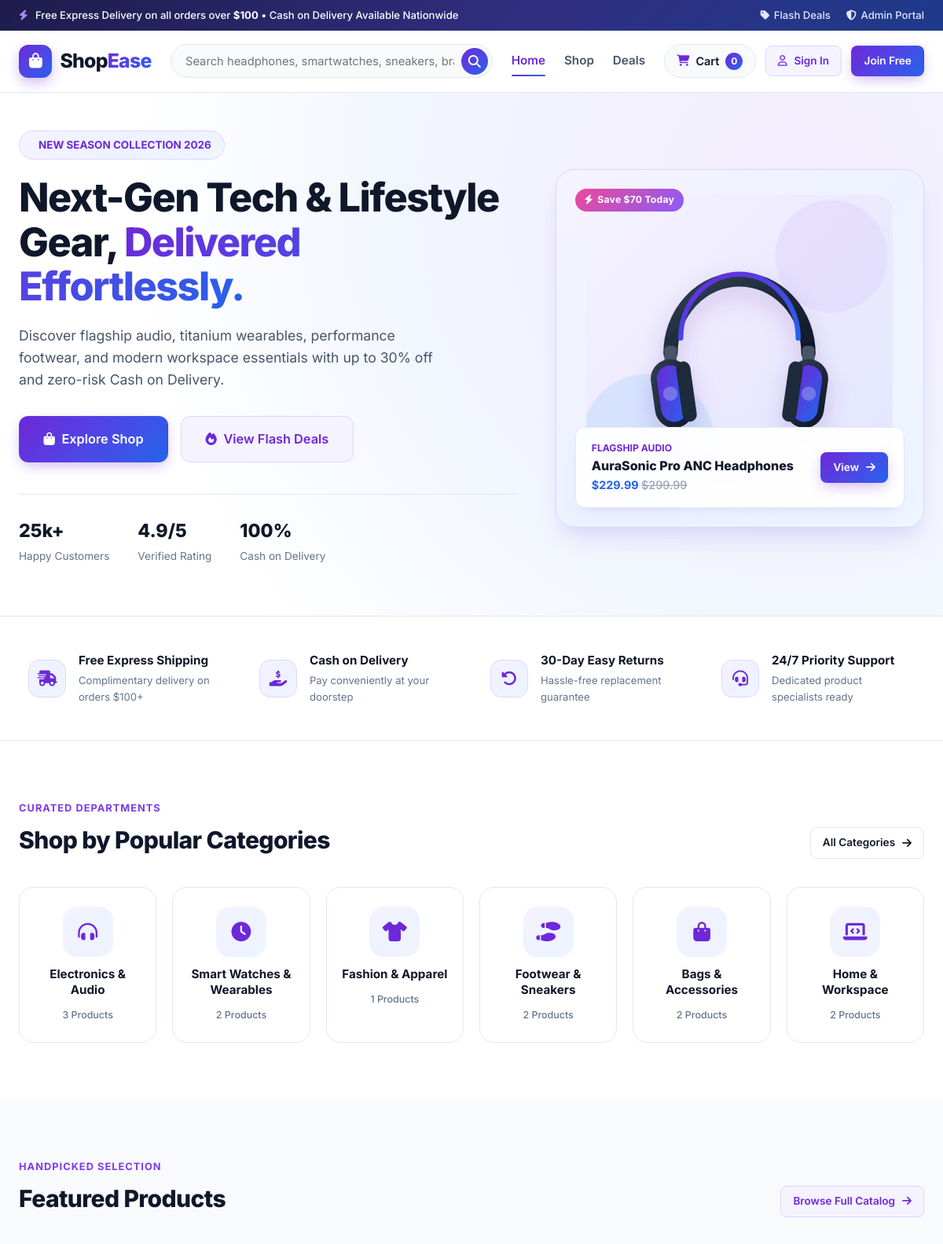
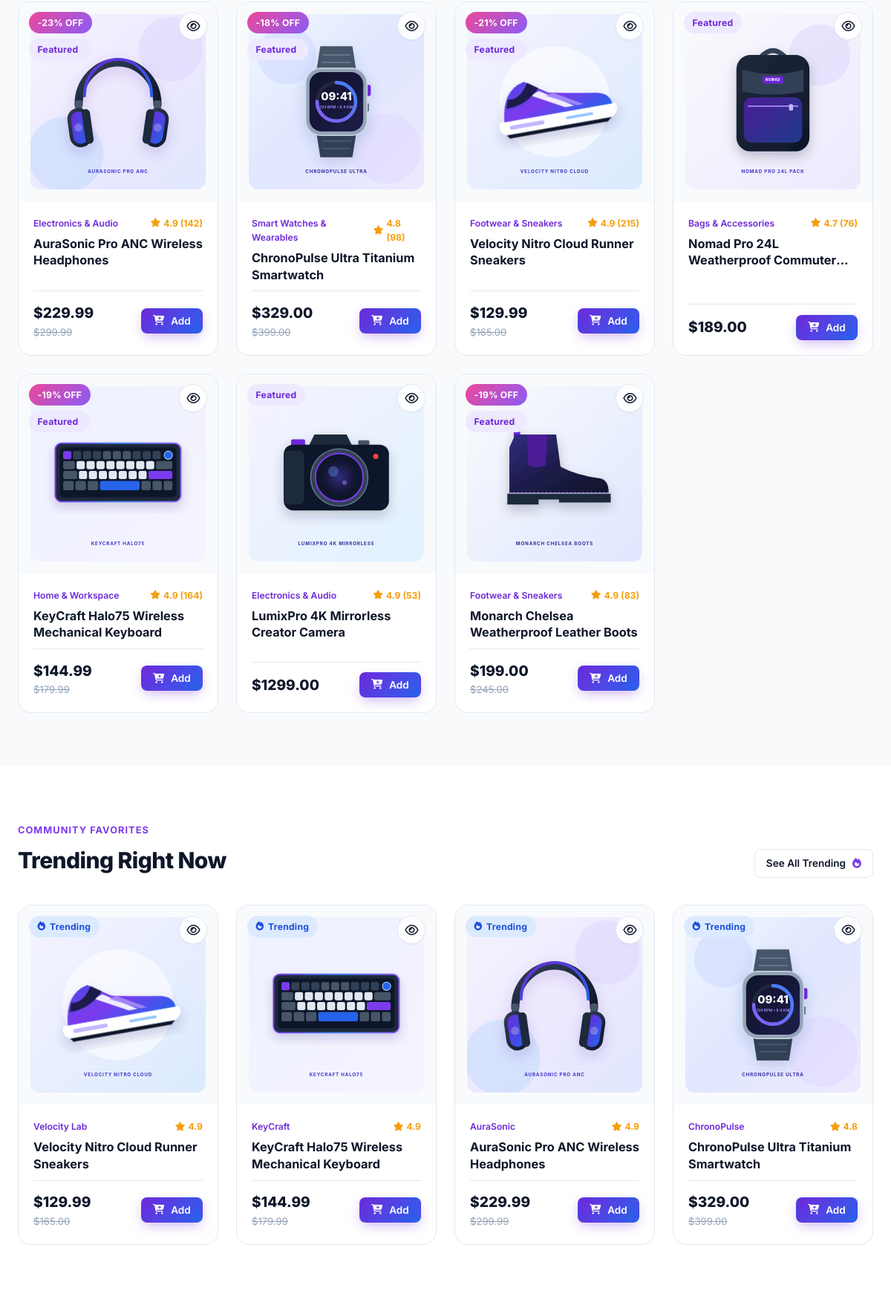
The page / (upper part) on the database its author committed (2 pictures, top to bottom).
### tables this page shows
CREATE TABLE categories (
            id INTEGER PRIMARY KEY AUTOINCREMENT,
            name TEXT NOT NULL UNIQUE,
            slug TEXT NOT NULL UNIQUE,
            description TEXT DEFAULT '',
            icon TEXT DEFAULT 'fa-box',
            image_url TEXT DEFAULT '',
            created_at TIMESTAMP DEFAULT CURRENT_TIMESTAMP
        );

CREATE TABLE products (
            id INTEGER PRIMARY KEY AUTOINCREMENT,
            category_id INTEGER NOT NULL,
            name TEXT NOT NULL,
            slug TEXT NOT NULL,
            description TEXT NOT NULL,
            price REAL NOT NULL,
            discount_price REAL,
            stock INTEGER NOT NULL DEFAULT 0,
            image_url TEXT NOT NULL,
            sku TEXT DEFAULT '',
            brand TEXT DEFAULT 'ShopEase Originals',
            rating REAL DEFAULT 4.8,
            reviews_count INTEGER DEFAULT 24,
            views INTEGER DEFAULT 0,
            is_featured INTEGER DEFAULT 0,
            is_trending INTEGER DEFAULT 0,
            created_at TIMESTAMP DEFAULT CURRENT_TIMESTAMP,
            FOREIGN KEY (category_id) REFERENCES categories (id) ON DELETE CASCADE
        );

### app.py (the view)
@app.route('/')
def index():
    conn = get_db_connection()
    categories = conn.execute('''
        SELECT c.*, COUNT(p.id) AS product_count
        FROM categories c
        LEFT JOIN products p ON c.id = p.category_id
        GROUP BY c.id
        ORDER BY c.id ASC
    ''').fetchall()
    featured_products = conn.execute('''
        SELECT p.*, c.name AS category_name, c.slug AS category_slug
        FROM products p
        JOIN categories c ON p.category_id = c.id
        WHERE p.is_featured = 1
        ORDER BY p.id ASC
        LIMIT 8
    ''').fetchall()
    trending_products = conn.execute('''
        SELECT p.*, c.name AS category_name, c.slug AS category_slug
        FROM products p
        JOIN categories c ON p.category_id = c.id
        WHERE p.is_trending = 1
        ORDER BY p.views DESC
        LIMIT 4
    ''').fetchall()
    latest_products = conn.execute('''
        SELECT p.*, c.name AS category_name, c.slug AS category_slug
        FROM products p
        JOIN categories c ON p.category_id = c.id
        ORDER BY p.id DESC
        LIMIT 4
    ''').fetchall()
    conn.close()
    return render_template(
        'index.html',
        categories=categories,
        featured_products=featured_products,
        trending_products=trending_products,
        latest_products=latest_products
    )

### app.py (called while the page is built)
@app.context_processor
def inject_globals():
    conn = get_db_connection()
    nav_categories = conn.execute('SELECT id, name, slug, icon FROM categories ORDER BY id ASC').fetchall()
    conn.close()
    cart_summary = get_cart_items_and_totals()
    return {
        'nav_categories': nav_categories,
        'cart_count': cart_summary['total_qty'],
        'cart_subtotal': cart_summary['subtotal'],
        'current_user_id': session.get('user_id'),
        'current_user_name': session.get('user_name'),
        'current_user_email': session.get('user_email'),
        'current_admin_id': session.get('admin_id'),
        'current_admin_name': session.get('admin_name')
    }

### database.py (called while the page is built)
def get_db_connection():
    conn = sqlite3.connect(DB_PATH)
    conn.row_factory = sqlite3.Row
    conn.execute("PRAGMA foreign_keys = ON")
    return conn

### templates/index.html (shortened to what this page needs)
{% extends "base.html" %}
{% block content %}
{% if error_404 %}
<section class="section">
    <div class="container">
        <div class="empty-state">
            <div class="empty-state-icon"><i class="fa-solid fa-compass"></i></div>
            <h2 style="font-size:1.85rem;font-weight:800;margin-bottom:0.5rem;">Page Not Found (404)</h2>
            <p style="color:var(--text-secondary);max-width:460px;margin:0 auto 1.5rem;">
                The page or product you are looking for may have been moved or is no longer available.
            </p>
            <div style="display:flex;gap:1rem;justify-content:center;">
                <a href="{{ url_for('index') }}" class="btn btn-primary"><i class="fa-solid fa-house"></i> Back to Home</a>
                <a href="{{ url_for('shop') }}" class="btn btn-outline"><i class="fa-solid fa-store"></i> Browse Catalog</a>
            </div>
        </div>
    </div>
</section>
{% else %}
<section class="hero-section">
    <div class="container hero-grid">
        <div>
            <span class="hero-eyebrow">
                 NEW SEASON COLLECTION 2026
            </span>
            <h1 class="hero-title">
                Next-Gen Tech &amp; Lifestyle Gear, <span class="brand-text-gradient">Delivered Effortlessly.</span>
            </h1>
            <p class="hero-subtitle">
                Discover flagship audio, titanium wearables, performance footwear, and modern workspace essentials with up to 30% off and zero-risk Cash on Delivery.
            </p>
            <div class="hero-cta-group">
                <a href="{{ url_for('shop') }}" class="btn btn-primary btn-lg">
                    <i class="fa-solid fa-bag-shopping"></i> Explore Shop
                </a>
                <a href="{{ url_for('deals') }}" class="btn btn-secondary btn-lg">
                    <i class="fa-solid fa-fire"></i> View Flash Deals
                </a>
            </div>
            <div class="hero-trust-metrics">
                <div class="trust-metric">
                    <strong>25k+</strong>
                    <span>Happy Customers</span>
                </div>
                <div class="trust-metric">
                    <strong>4.9/5</strong>
                    <span>Verified Rating</span>
                </div>
                <div class="trust-metric">
                    <strong>100%</strong>
                    <span>Cash on Delivery</span>
                </div>
            </div>
        </div>
        <div class="hero-showcase-card">
            <span class="badge badge-sale" style="position:absolute;top:1.5rem;left:1.5rem;z-index:2;">
                <i class="fa-solid fa-bolt"></i> Save $70 Today
            </span>
            <img src="{{ url_for('static', filename='images/products/headphones.svg') }}" alt="AuraSonic Pro ANC Wireless Headphones">
            <div class="hero-floating-pill">
                <div>
                    <div style="font-size:0.76rem;font-weight:700;color:var(--purple-700);text-transform:uppercase;">Flagship Audio</div>
                    <div style="font-weight:800;font-size:1rem;">AuraSonic Pro ANC Headphones</div>
                    <div style="font-size:0.9rem;font-weight:700;color:var(--blue-600);">$229.99 <span style="text-decoration:line-through;color:#94a3b8;font-weight:500;">$299.99</span></div>
                </div>
                <a href="{{ url_for('product_details', product_id=1) }}" class="btn btn-primary btn-sm">
                    View <i class="fa-solid fa-arrow-right"></i>
                </a>
            </div>
        </div>
    </div>
</section>
<section class="features-strip">
    <div class="container features-strip-grid">
        <div class="feature-pill">
            <div class="feature-pill-icon"><i class="fa-solid fa-truck-fast"></i></div>
            <div>
                <h4>Free Express Shipping</h4>
                <p>Complimentary delivery on orders $100+</p>
            </div>
        </div>
        <div class="feature-pill">
            <div class="feature-pill-icon"><i class="fa-solid fa-hand-holding-dollar"></i></div>
            <div>
                <h4>Cash on Delivery</h4>
                <p>Pay conveniently at your doorstep</p>
            </div>
        </div>
        <div class="feature-pill">
            <div class="feature-pill-icon"><i class="fa-solid fa-rotate-left"></i></div>
            <div>
                <h4>30-Day Easy Returns</h4>
                <p>Hassle-free replacement guarantee</p>
            </div>
        </div>
        <div class="feature-pill">
            <div class="feature-pill-icon"><i class="fa-solid fa-headset"></i></div>
            <div>
                <h4>24/7 Priority Support</h4>
                <p>Dedicated product specialists ready</p>
            </div>
        </div>
    </div>
</section>
<section class="section">
    <div class="container">
        <div class="section-header">
            <div>
                <span class="section-eyebrow">Curated Departments</span>
                <h2 class="section-title">Shop by Popular Categories</h2>
            </div>
            <a href="{{ url_for('shop') }}" class="btn btn-outline btn-sm">
                All Categories <i class="fa-solid fa-arrow-right"></i>
            </a>
        </div>
        <div class="categories-grid">
            {% for cat in categories %}
            <a href="{{ url_for('shop', category=cat['slug']) }}" class="category-card">
                <div class="category-icon-box">
                    <i class="fa-solid {{ cat['icon'] }}"></i>
                </div>
                <h3>{{ cat['name'] }}</h3>
                <span>{{ cat['product_count'] }} Products</span>
            </a>
            {% endfor %}
        </div>
    </div>
</section>
<section class="section section-subtle">
    <div class="container">
        <div class="section-header">
            <div>
                <span class="section-eyebrow">Handpicked Selection</span>
                <h2 class="section-title">Featured Products</h2>
            </div>
            <a href="{{ url_for('shop') }}" class="btn btn-secondary btn-sm">
                Browse Full Catalog <i class="fa-solid fa-arrow-right"></i>
            </a>
        </div>
        <div class="products-grid">
            {% for product in featured_products %}
            <article class="product-card">
                <div class="product-media">
                    <div class="product-badges">
                        {% if product['discount_price'] and product['discount_price'] < product['price'] %}
                            {% set pct = (((product['price'] - product['discount_price']) / product['price']) * 100) | round | int %}
                            <span class="badge badge-sale">-{{ pct }}% OFF</span>
                        {% endif %}
                        {% if product['is_featured'] %}
                            <span class="badge badge-purple">Featured</span>
                        {% endif %}
                    </div>
                    <a href="{{ url_for('product_details', product_id=product['id']) }}" class="product-quick-view" title="View Product Details">
                        <i class="fa-regular fa-eye"></i>
                    </a>
                    <a href="{{ url_for('product_details', product_id=product['id']) }}" style="width:100%;height:100%;">
                        <img src="{{ product['image_url'] }}" alt="{{ product['name'] }}">
                    </a>
                </div>
                <div class="product-body">
                    <div class="product-meta">
                        <span class="product-category-tag">{{ product['category_name'] }}</span>
                        <span class="product-rating">
                            <i class="fa-solid fa-star"></i> {{ product['rating'] }} ({{ product['reviews_count'] }})
                        </span>
                    </div>
                    <h3 class="product-title">
                        <a href="{{ url_for('product_details', product_id=product['id']) }}">{{ product['name'] }}</a>
                    </h3>
                    <div class="product-footer">
                        <div class="price-group">
                            {% if product['discount_price'] and product['discount_price'] < product['price'] %}
                                <span class="price-current">${{ "%.2f"|format(product['discount_price']) }}</span>
                                <span class="price-old">${{ "%.2f"|format(product['price']) }}</span>
                            {% else %}
                                <span class="price-current">${{ "%.2f"|format(product['price']) }}</span>
                            {% endif %}
                        </div>
                        <form action="{{ url_for('add_to_cart') }}" method="POST" class="js-add-to-cart-form">
                            <button type="submit" class="btn btn-primary btn-sm" {% if product['stock'] <= 0 %}disabled{% endif %}>
                                <i class="fa-solid fa-cart-plus"></i>
                                {% if product['stock'] > 0 %}Add{% else %}Sold Out{% endif %}
                            </button>
                        </form>
                    </div>
                </div>
            </article>
            {% endfor %}
        </div>
    </div>
</section>
<section class="section">
    <div class="container">
        <div class="section-header">
            <div>
                <span class="section-eyebrow">Community Favorites</span>
                <h2 class="section-title">Trending Right Now</h2>
            </div>
            <a href="{{ url_for('shop', sort='popular') }}" class="btn btn-outline btn-sm">
                See All Trending <i class="fa-solid fa-fire" style="color:var(--purple-600);"></i>
            </a>
        </div>
        <div class="products-grid">
            {% for product in trending_products %}
            <article class="product-card">
                <div class="product-media">
                    <div class="product-badges">
                        <span class="badge badge-blue"><i class="fa-solid fa-fire"></i> Trending</span>
                    </div>
                    <a href="{{ url_for('product_details', product_id=product['id']) }}" class="product-quick-view" title="View Product Details">
                        <i class="fa-regular fa-eye"></i>
                    </a>
                    <a href="{{ url_for('product_details', product_id=product['id']) }}" style="width:100%;height:100%;">
                        <img src="{{ product['image_url'] }}" alt="{{ product['name'] }}">
                    </a>
                </div>
                <div class="product-body">
                    <div class="product-meta">
                        <span class="product-category-tag">{{ product['brand'] }}</span>
                        <span class="product-rating"><i class="fa-solid fa-star"></i> {{ product['rating'] }}</span>
                    </div>
                    <h3 class="product-title">
                        <a href="{{ url_for('product_details', product_id=product['id']) }}">{{ product['name'] }}</a>
                    </h3>
                    <div class="product-footer">
                        <div class="price-group">
                            {% if product['discount_price'] and product['discount_price'] < product['price'] %}
                                <span class="price-current">${{ "%.2f"|format(product['discount_price']) }}</span>
                                <span class="price-old">${{ "%.2f"|format(product['price']) }}</span>
                            {% else %}
                                <span class="price-current">${{ "%.2f"|format(product['price']) }}</span>
                            {% endif %}
                        </div>
                        <form action="{{ url_for('add_to_cart') }}" method="POST" class="js-add-to-cart-form">
                            <button type="submit" class="btn btn-primary btn-sm">
                                <i class="fa-solid fa-cart-plus"></i> Add
                            </button>
                        </form>
                    </div>
                </div>
            </article>
            {% endfor %}
        </div>
    </div>
</section>
<section class="section" style="padding-top:1rem;">
</section>
{% endif %}
{% endblock %}

### rows shown on the page
categories: name "Electronics & Audio", product_count "3"
categories: name "Smart Watches & Wearables", product_count "2"
categories: name "Fashion & Apparel", product_count "1"
categories: name "Footwear & Sneakers", product_count "2"
categories: name "Bags & Accessories", product_count "2"
categories: name "Home & Workspace", product_count "2"
products: pct "23", is_featured "Featured", image_url (picture), category_name "Electronics & Audio", rating "4.9", reviews_count "142", name "AuraSonic Pro ANC Wireless Headphones", discount_price "229.99", price "299.99", stock "Add", brand "AuraSonic"
products: pct "18", is_featured "Featured", image_url (picture), category_name "Smart Watches & Wearables", rating "4.8", reviews_count "98", name "ChronoPulse Ultra Titanium Smartwatch", discount_price "329.00", price "399.00", stock "Add", brand "ChronoPulse"
products: pct "21", is_featured "Featured", image_url (picture), category_name "Footwear & Sneakers", rating "4.9", reviews_count "215", name "Velocity Nitro Cloud Runner Sneakers", discount_price "129.99", price "165.00", stock "Add", brand "Velocity Lab"
products: is_featured "Featured", image_url (picture), category_name "Bags & Accessories", rating "4.7", reviews_count "76", name "Nomad Pro 24L Weatherproof…", price "189.00", stock "Add"
products: pct "19", is_featured "Featured", image_url (picture), category_name "Home & Workspace", rating "4.9", reviews_count "164", name "KeyCraft Halo75 Wireless Mechanical Keyboard", discount_price "144.99", price "179.99", stock "Add", brand "KeyCraft"
products: is_featured "Featured", image_url (picture), category_name "Electronics & Audio", rating "4.9", reviews_count "53", name "LumixPro 4K Mirrorless Creator Camera", price "1299.00", stock "Add"
products: stock "19", is_featured "Featured", image_url (picture), category_name "Footwear & Sneakers", rating "4.9", reviews_count "83", name "Monarch Chelsea Weatherproof Leather Boots", discount_price "199.00", price "245.00", shows "Add"

### other values the page prints
{{ cart_count }} "0"
